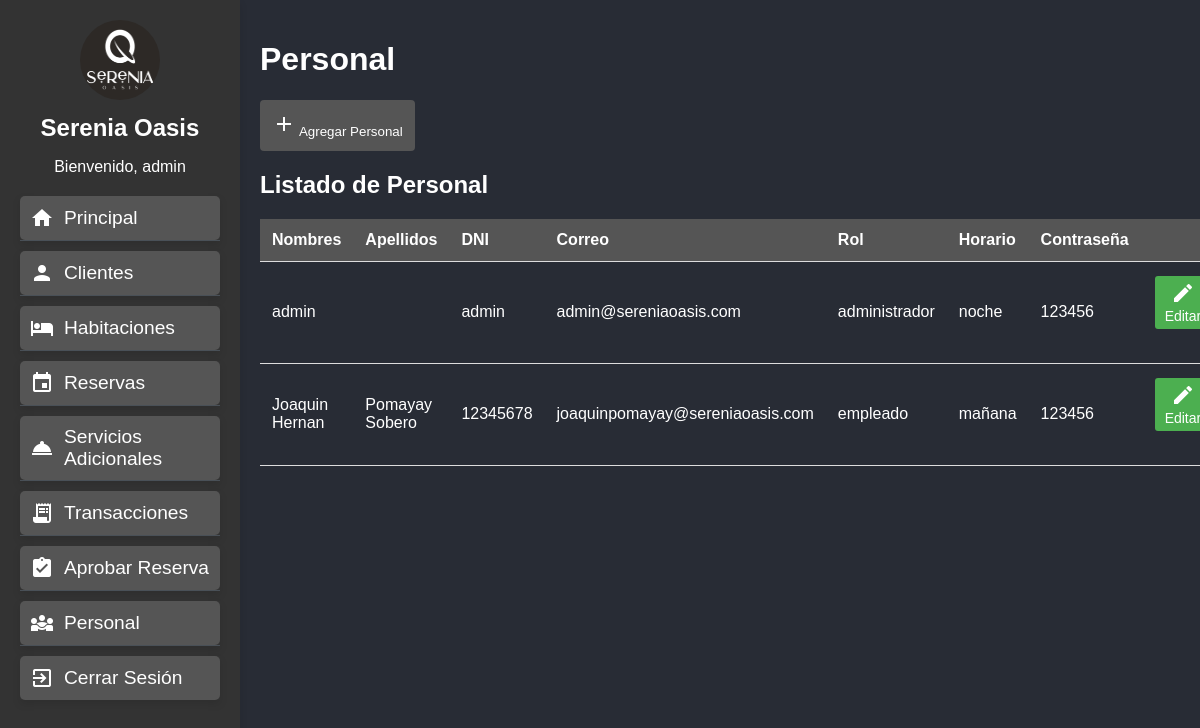
The app's page /indexHotel.php?page=personal (signed in) with its own data.
### tables this page shows
CREATE TABLE `personal` (
  `personal_id` int(11) NOT NULL,
  `nombres` varchar(255) DEFAULT NULL,
  `apellidos` varchar(255) DEFAULT NULL,
  `dni` varchar(50) DEFAULT NULL,
  `correo` varchar(255) DEFAULT NULL,
  `rol` varchar(50) DEFAULT NULL,
  `horario_trabajo` varchar(255) DEFAULT NULL,
  `contraseña` int(6) NOT NULL
);

### ControlHotel.php (called while the page is built, shortened)
<?php
require_once("cliente/modeloClientes.php");
require_once("personal/modeloPersonal.php");
require_once("habitacion/modeloHabitacion.php");
require_once("reserva/modeloReserva.php");
require_once("serviciosAdicionales/modeloServiciosAdicionales.php");
require_once("detalle/modeloDetalle.php");
class ClaseHotel{
    function __construct($db){
        $this->cn=mysqli_connect("localhost:3306","root","",$db);
        $this->clientes=new ClaseClientes($this->cn);
        $this->clientes->iniciarClientes();
        $this->personal=new ClasePersonal($this->cn);
        $this->personal->iniciarPersonal();
        $this->habitacion=new ClaseHabitacion($this->cn);
        $this->habitacion->iniciarHabitaciones();
        $this->reserva=new ClaseReserva($this->cn);
        $this->reserva->iniciarReserva();
        $this->serviciosAdicionales=new ClaseServicioAdicional($this->cn);
        $this->serviciosAdicionales->iniciarServiciosAdicionales();
        $this->detalleTransaccion=new ClaseDetalleTransaccion($this->cn);
        $this->detalleTransaccion->iniciarDetalleTransaccion();
    }
}
?>

### cliente/modeloClientes.php (called while the page is built, shortened)
<?php
class ClaseClientes {
    public $cn;
    function __construct($xcn) {
        $this->cn = $xcn;
    }
    function iniciarClientes() {
        $consulta = "SELECT * FROM clientes";
        $rs = mysqli_query($this->cn, $consulta);
    }
}
?>

### personal/modeloPersonal.php (called while the page is built, shortened)
<?php
class ClasePersonal {
    public $cn;
    function __construct($xcn) {
        $this->cn = $xcn;
    }
    function iniciarPersonal() {
        $consulta = "SELECT * FROM personal";
        $rs = mysqli_query($this->cn, $consulta);
        while ($registro = mysqli_fetch_array($rs)) {
            $this->personal_id = $registro[0];
            $this->nombres = $registro[1];
            $this->apellidos = $registro[2];
            $this->dni = $registro[3];
            $this->correo = $registro[4];
            $this->rol = $registro[5];
            $this->horario_trabajo = $registro[6];
            $this->contraseña = $registro[7];
        }
    }
    function getAllPersonal() {
        $consulta = "SELECT * FROM personal";
        $rs = mysqli_query($this->cn, $consulta);
        if ($rs && mysqli_num_rows($rs) > 0) {
            return $rs;
        } else {
            return false;
        }
    }
}
?>

### habitacion/modeloHabitacion.php (called while the page is built)
<?php
class ClaseHabitacion {
    private $conexion;
    public function __construct($conexion) {
        $this->conexion = $conexion;
    }
    public function iniciarHabitaciones() {
        $query = "SELECT h.*, th.nombre as nombre_tipo, th.precio as precio_tipo
        FROM habitaciones h LEFT JOIN tipohabitacion th
        ON h.tipo_habitacion_id = th.tipo_habitacion_id;";
        $resultado = mysqli_query($this->conexion, $query);
        $habitaciones = array();
        while ($fila = mysqli_fetch_assoc($resultado)) {
            $habitaciones[] = $fila;
        }
        return $habitaciones;
    }
}
?>

### reserva/modeloReserva.php (called while the page is built, shortened)
<?php
class ClaseReserva
{
    public $cn;
    function __construct($xcn) {
        $this->cn = $xcn;
    }
    public function iniciarReserva() {
        $query = "SELECT r.reservas_id, r.fecha, c.nombres as nombre_cliente, c.apellidos as apellidos_cliente, h.numero_habitacion, p.nombres as nombre_personal, p.apellidos as apellidos_personal
                FROM reservas r
                LEFT JOIN clientes c ON r.clientes_id = c.clientes_id
                LEFT JOIN habitaciones h ON r.habitaciones_id = h.habitaciones_id
                LEFT JOIN personal p ON r.personal_id = p.personal_id";
        $resultado = mysqli_query($this->cn, $query);
        $reservas = array();
        return $reservas;
    }
}
?>

### serviciosAdicionales/modeloServiciosAdicionales.php (called while the page is built, shortened)
<?php
class ClaseServicioAdicional
{
    public $cn;
    function __construct($xcn)
    {
        $this->cn = $xcn;
    }
    public function iniciarServiciosAdicionales()
    {
        $query = "SELECT sa.servicios_adicionales_id, ts.nombre as tipo_servicio, sa.cantidad, p.nombres as nombre_personal, p.apellidos as apellidos_personal
                FROM serviciosadicionales sa
                LEFT JOIN tiposervicio ts ON sa.tipo_servicio_id = ts.tipo_servicio_id
                LEFT JOIN personal p ON sa.personal_id = p.personal_id";
        $resultado = mysqli_query($this->cn, $query);
        $serviciosAdicionales = array();
        return $serviciosAdicionales;
    }
}
?>

### detalle/modeloDetalle.php (called while the page is built, shortened)
<?php
class ClaseDetalleTransaccion
{
    public $cn;
    function __construct($xcn)
    {
        $this->cn = $xcn;
    }
    public function iniciarDetalleTransaccion()
    {
        $query = "SELECT dt.detalle_id, dt.reservas_id, dt.servicios_adicionales_id, dt.total, dt.fecha, dt.metodo_de_pago,
                r.fecha as fecha_reserva, c.nombres as nombre_cliente, c.apellidos as apellidos_cliente
                FROM detallestransaccion dt
                LEFT JOIN reservas r ON dt.reservas_id = r.reservas_id
                LEFT JOIN clientes c ON r.clientes_id = c.clientes_id";
        $resultado = mysqli_query($this->cn, $query);
        $detallesTransaccion = array();
        return $detallesTransaccion;
    }
}
?>

### personal/vistaPersonal.php (the view, shortened to what this page needs)
<?php
require_once("ControlHotel.php");
$controlHotel = new ClaseHotel("bd_hotel");
$personal = $controlHotel->personal->getAllPersonal();
?>
<!DOCTYPE html>
<html lang="es">
<head>
    <link rel="stylesheet" type="text/css" href="css/stylesClientes.css">
</head>
<body>
    <h1>Personal</h1>
    <form method="post" action="personal/agregarPersonal.php">
        <button type='button' onclick="window.location.href='personal/agregarPersonal.php';"><i class='material-icons'>add</i> Agregar Personal</button>
    </form>
    <h2>Listado de Personal</h2>
    <table>
        <thead>
            <tr>
                <th>Nombres</th>
                <th>Apellidos</th>
                <th>DNI</th>
                <th>Correo</th>
                <th>Rol</th>
                <th>Horario</th>
                <th>Contraseña</th>
                <td>
                </td>
            </tr>
        </thead>
        <tbody>
            <?php
            if ($personal !== false) {
                while ($row = $personal->fetch_assoc()) {
                    echo "<tr>";
                    echo "<td>{$row['nombres']}</td>";
                    echo "<td>{$row['apellidos']}</td>";
                    echo "<td>{$row['dni']}</td>";
                    echo "<td>{$row['correo']}</td>";
                    echo "<td>{$row['rol']}</td>";
                    echo "<td>{$row['horario_trabajo']}</td>";
                    echo "<td>{$row['contraseña']}</td>";
                    echo "<td>";
                    echo "<form method='post' action='personal/editarPersonal.php'>";
                    echo "<button type='submit' name='editar' class='boton-editar'><i class='material-icons'>edit</i> Editar</button>";
                    echo "</form>";
                    echo "</td>";
                    echo "</tr>";
                }
            } else {
                echo "<tr><td colspan='6'>No hay personal.</td></tr>";
            }
            ?>
        </tbody>
    </table>
</body>
</html>

### css/stylesIndex.css (style rules this page uses)
body { margin: 0; font-family: Arial, sans-serif; display: flex; height: 100vh; background-color: #282c35; }
h1 { color: #fff; }

### css/stylesClientes.css (style rules this page uses)
form button { background-color: #555; color: #fff; padding: 12px; border: none; cursor: pointer; border-radius: 4px; display: inline-block; transition: background-color 0.3s ease-in-out; }
body { font-family: 'Arial', sans-serif; background-color: #282c35; color: #fff; }
h1, h2, label, input, button, li { color: #fff; }
form { margin-bottom: 20px; }
button { background-color: #555; color: #fff; padding: 12px; border: none; cursor: pointer; border-radius: 4px; }
table { width: 100%; border-collapse: collapse; margin-top: 20px; }
thead { background-color: #555; color: #fff; }
th, td { padding: 12px; text-align: left; border-bottom: 1px solid #ddd; }
.boton-editar { background-color: #4CAF50; color: white; border: none; padding: 5px 10px; text-align: center; text-decoration: none; display: inline-block; font-size: 14px; margin: 2px 2px; cursor: pointer; border-radius: 3px; }

### records on screen
personal: nombres "admin", dni "admin", correo "admin@sereniaoasis.com", rol "administrador", horario_trabajo "noche", contraseña "123456"
personal: nombres "Joaquin Hernan", apellidos "Pomayay Sobero", dni "12345678", correo "joaquinpomayay@sereniaoasis.com", rol "empleado", horario_trabajo "mañana", contraseña "123456"

### other values on screen
$_SESSION['nombre_usuario'] "admin"
